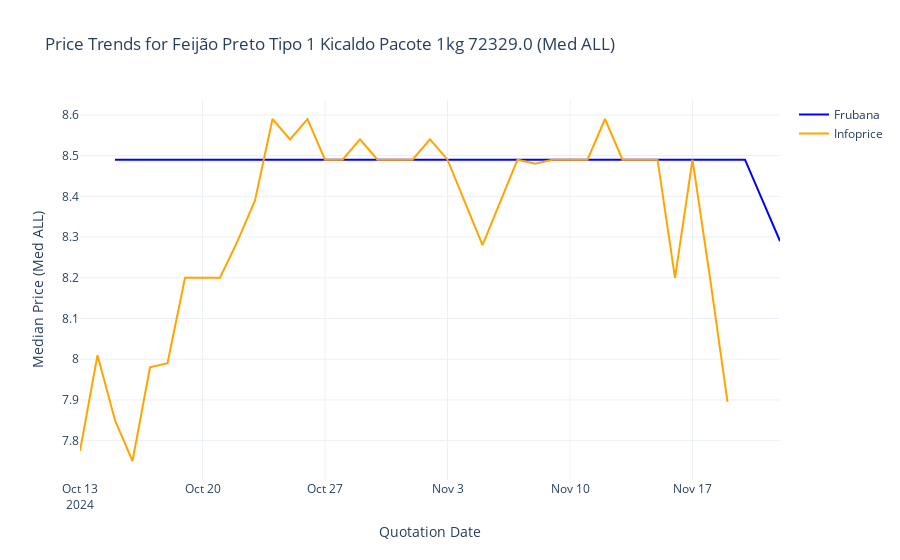

Notebook code for this chart:
### Code cell
import plotly.graph_objects as go
import ipywidgets as widgets
from ipywidgets import interact

# Assuming df1 is bench_fru and df2 is bench_info, we add a 'company' column
bench_fru['company'] = 'Frubana'
bench_info['company'] = 'Infoprice'

# Concatenate both dataframes
df = pd.concat([bench_fru, bench_info])

# Function to plot the data for a selected source_id and metric
def plot_price_trends(source_id, metric):
    # Filter data based on the selected source_id
    filtered_df = df[df['source_id'] == source_id]

    # Create the figure
    fig = go.Figure()

    # Plot lines for both companies
    for company_name, color in [('Frubana', 'blue'), ('Infoprice', 'orange')]:
        company_df = filtered_df[filtered_df['company'] == company_name]
        fig.add_trace(go.Scatter(
            x=company_df['quotation_date'],
            y=company_df[metric],
            mode='lines',
            name=company_name,
            line=dict(color=color)
        ))

    # Update the layout
    fig.update_layout(
        title=f'Price Trends for {df_join.loc[df_join.source_id==source_id].nombre.values[0]} {source_id} ({metric})',
        xaxis_title='Quotation Date',
        yaxis_title=f'Median Price ({metric})',
        showlegend=True,
        template='plotly_white'
    )

    # Show the figure
    fig.show()

# Get the unique source_ids from the data
source_ids = df['source_id'].unique()

# Create dropdown widgets for `source_id` and `metric`
source_id_dropdown = widgets.Dropdown(
    options=source_ids,
    description='Source ID:',
    value=source_ids[0]  # Default to the first source_id
)

metric_dropdown = widgets.Dropdown(
    options=['Med ALL', 'Med Assai', 'Med Atacadao'],
    description='Metric:',
    value='Med ALL'  # Default to 'Med ALL'
)

# Use the interact function to make the plot interactive
interact(plot_price_trends, source_id=source_id_dropdown, metric=metric_dropdown)

### Figure 1 — Plotly figure (JSON) as saved in the notebook; plotly's stock layout.template omitted (floating-point values rounded to 4 significant figures)
{"data": [{"line": {"color": "blue"}, "mode": "lines", "name": "Frubana", "type": "scatter", "x": ["2024-10-15T00:00:00", "2024-10-16T00:00:00", "2024-10-17T00:00:00", "2024-10-18T00:00:00", "2024-10-19T00:00:00", "2024-10-20T00:00:00", "2024-10-21T00:00:00", "2024-10-22T00:00:00", "2024-10-23T00:00:00", "2024-10-24T00:00:00", "2024-10-25T00:00:00", "2024-10-26T00:00:00", "2024-10-27T00:00:00", "2024-10-28T00:00:00", "2024-10-29T00:00:00", "2024-10-30T00:00:00", "2024-10-31T00:00:00", "2024-11-01T00:00:00", "2024-11-02T00:00:00", "2024-11-03T00:00:00", "2024-11-04T00:00:00", "2024-11-05T00:00:00", "2024-11-06T00:00:00", "2024-11-07T00:00:00", "2024-11-08T00:00:00", "2024-11-09T00:00:00", "2024-11-10T00:00:00", "2024-11-11T00:00:00", "2024-11-12T00:00:00", "2024-11-13T00:00:00", "2024-11-14T00:00:00", "2024-11-15T00:00:00", "2024-11-16T00:00:00", "2024-11-17T00:00:00", "2024-11-18T00:00:00", "2024-11-19T00:00:00", "2024-11-20T00:00:00", "2024-11-21T00:00:00", "2024-11-22T00:00:00"], "y": [8.49, 8.49, 8.49, 8.49, 8.49, 8.49, 8.49, 8.49, 8.49, 8.49, 8.49, 8.49, 8.49, 8.49, 8.49, 8.49, 8.49, 8.49, 8.49, 8.49, 8.49, 8.49, 8.49, 8.49, 8.49, 8.49, 8.49, 8.49, 8.49, 8.49, 8.49, 8.49, 8.49, 8.49, 8.49, 8.49, 8.49, 8.39, 8.29]}, {"line": {"color": "orange"}, "mode": "lines", "name": "Infoprice", "type": "scatter", "x": ["2024-10-13T00:00:00", "2024-10-14T00:00:00", "2024-10-15T00:00:00", "2024-10-16T00:00:00", "2024-10-17T00:00:00", "2024-10-18T00:00:00", "2024-10-19T00:00:00", "2024-10-20T00:00:00", "2024-10-21T00:00:00", "2024-10-22T00:00:00", "2024-10-23T00:00:00", "2024-10-24T00:00:00", "2024-10-25T00:00:00", "2024-10-26T00:00:00", "2024-10-27T00:00:00", "2024-10-28T00:00:00", "2024-10-29T00:00:00", "2024-10-30T00:00:00", "2024-10-31T00:00:00", "2024-11-01T00:00:00", "2024-11-02T00:00:00", "2024-11-03T00:00:00", "2024-11-04T00:00:00", "2024-11-05T00:00:00", "2024-11-06T00:00:00", "2024-11-07T00:00:00", "2024-11-08T00:00:00", "2024-11-09T00:00:00", "2024-11-10T00:00:00", "2024-11-11T00:00:00", "2024-11-12T00:00:00", "2024-11-13T00:00:00", "2024-11-14T00:00:00", "2024-11-15T00:00:00", "2024-11-16T00:00:00", "2024-11-17T00:00:00", "2024-11-18T00:00:00", "2024-11-19T00:00:00"], "y": [7.775, 8.01, 7.85, 7.75, 7.98, 7.99, 8.2, 8.2, 8.2, 8.29, 8.39, 8.59, 8.54, 8.59, 8.49, 8.49, 8.54, 8.49, 8.49, 8.49, 8.54, 8.49, 8.385, 8.28, 8.385, 8.49, 8.48, 8.49, 8.49, 8.49, 8.59, 8.49, 8.49, 8.49, 8.2, 8.49, 8.2, 7.895]}], "layout": {"showlegend": true, "title": {"text": "Price Trends for Feijão Preto Tipo 1 Kicaldo Pacote 1kg 72329.0 (Med ALL)"}, "xaxis": {"title": {"text": "Quotation Date"}}, "yaxis": {"title": {"text": "Median Price (Med ALL)"}}}}
